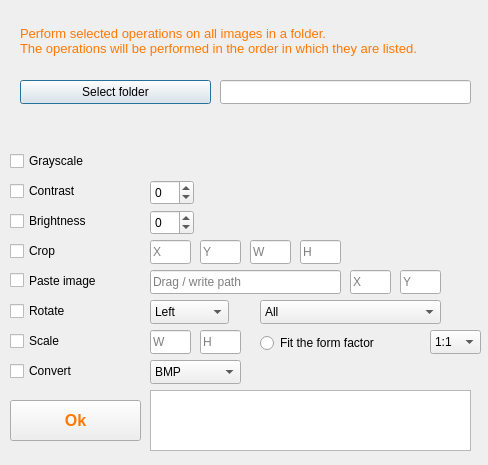
<?xml version="1.0" encoding="UTF-8"?>
<ui version="4.0">
 <class>Serialize</class>
 <widget class="QDialog" name="Serialize">
  <property name="geometry">
   <rect>
    <x>0</x>
    <y>0</y>
    <width>488</width>
    <height>465</height>
   </rect>
  </property>
  <property name="acceptDrops">
   <bool>true</bool>
  </property>
  <property name="windowTitle">
   <string>Drawish</string>
  </property>
  <widget class="QLabel" name="label">
   <property name="geometry">
    <rect>
     <x>20</x>
     <y>10</y>
     <width>451</width>
     <height>61</height>
    </rect>
   </property>
   <property name="palette">
    <palette>
     <active>
      <colorrole role="WindowText">
       <brush brushstyle="SolidPattern">
        <color alpha="255">
         <red>255</red>
         <green>120</green>
         <blue>0</blue>
        </color>
       </brush>
      </colorrole>
     </active>
     <inactive>
      <colorrole role="WindowText">
       <brush brushstyle="SolidPattern">
        <color alpha="255">
         <red>255</red>
         <green>120</green>
         <blue>0</blue>
        </color>
       </brush>
      </colorrole>
     </inactive>
     <disabled/>
    </palette>
   </property>
   <property name="font">
    <font>
     <pointsize>10</pointsize>
    </font>
   </property>
   <property name="text">
    <string>Perform selected operations on all images in a folder.
The operations will be performed in the order in which they are listed.</string>
   </property>
  </widget>
  <widget class="QPushButton" name="buttonChooseFolder">
   <property name="geometry">
    <rect>
     <x>20</x>
     <y>80</y>
     <width>191</width>
     <height>24</height>
    </rect>
   </property>
   <property name="text">
    <string>Select folder</string>
   </property>
  </widget>
  <widget class="QCheckBox" name="checkGrayscale">
   <property name="geometry">
    <rect>
     <x>10</x>
     <y>150</y>
     <width>151</width>
     <height>22</height>
    </rect>
   </property>
   <property name="text">
    <string>Grayscale</string>
   </property>
  </widget>
  <widget class="QCheckBox" name="checkContrast">
   <property name="geometry">
    <rect>
     <x>10</x>
     <y>180</y>
     <width>88</width>
     <height>22</height>
    </rect>
   </property>
   <property name="text">
    <string>Contrast</string>
   </property>
  </widget>
  <widget class="QCheckBox" name="checkBright">
   <property name="geometry">
    <rect>
     <x>10</x>
     <y>210</y>
     <width>121</width>
     <height>22</height>
    </rect>
   </property>
   <property name="text">
    <string>Brightness</string>
   </property>
  </widget>
  <widget class="QCheckBox" name="checkCrop">
   <property name="geometry">
    <rect>
     <x>10</x>
     <y>240</y>
     <width>121</width>
     <height>22</height>
    </rect>
   </property>
   <property name="text">
    <string>Crop</string>
   </property>
  </widget>
  <widget class="QCheckBox" name="checkRotate">
   <property name="geometry">
    <rect>
     <x>10</x>
     <y>300</y>
     <width>121</width>
     <height>22</height>
    </rect>
   </property>
   <property name="text">
    <string>Rotate</string>
   </property>
  </widget>
  <widget class="QCheckBox" name="checkPaste">
   <property name="geometry">
    <rect>
     <x>10</x>
     <y>270</y>
     <width>131</width>
     <height>21</height>
    </rect>
   </property>
   <property name="text">
    <string>Paste image</string>
   </property>
  </widget>
  <widget class="QCheckBox" name="checkScale">
   <property name="geometry">
    <rect>
     <x>10</x>
     <y>330</y>
     <width>121</width>
     <height>22</height>
    </rect>
   </property>
   <property name="text">
    <string>Scale</string>
   </property>
  </widget>
  <widget class="QCheckBox" name="checkConvert">
   <property name="geometry">
    <rect>
     <x>10</x>
     <y>360</y>
     <width>121</width>
     <height>22</height>
    </rect>
   </property>
   <property name="text">
    <string>Convert</string>
   </property>
  </widget>
  <widget class="QSpinBox" name="spinContrast">
   <property name="geometry">
    <rect>
     <x>150</x>
     <y>180</y>
     <width>44</width>
     <height>25</height>
    </rect>
   </property>
   <property name="minimum">
    <number>-50</number>
   </property>
   <property name="maximum">
    <number>50</number>
   </property>
  </widget>
  <widget class="QSpinBox" name="spinBright">
   <property name="geometry">
    <rect>
     <x>150</x>
     <y>210</y>
     <width>44</width>
     <height>25</height>
    </rect>
   </property>
   <property name="minimum">
    <number>-50</number>
   </property>
   <property name="maximum">
    <number>50</number>
   </property>
  </widget>
  <widget class="QLineEdit" name="lineCropx">
   <property name="geometry">
    <rect>
     <x>150</x>
     <y>240</y>
     <width>41</width>
     <height>24</height>
    </rect>
   </property>
   <property name="toolTip">
    <string>Initial point from the left</string>
   </property>
   <property name="placeholderText">
    <string>X</string>
   </property>
  </widget>
  <widget class="QLineEdit" name="lineCropy">
   <property name="geometry">
    <rect>
     <x>200</x>
     <y>240</y>
     <width>41</width>
     <height>24</height>
    </rect>
   </property>
   <property name="toolTip">
    <string>Initial point from the top</string>
   </property>
   <property name="placeholderText">
    <string>Y</string>
   </property>
  </widget>
  <widget class="QLineEdit" name="lineCropw">
   <property name="geometry">
    <rect>
     <x>250</x>
     <y>240</y>
     <width>41</width>
     <height>24</height>
    </rect>
   </property>
   <property name="toolTip">
    <string>Width</string>
   </property>
   <property name="placeholderText">
    <string>W</string>
   </property>
  </widget>
  <widget class="QLineEdit" name="lineCroph">
   <property name="geometry">
    <rect>
     <x>300</x>
     <y>240</y>
     <width>41</width>
     <height>24</height>
    </rect>
   </property>
   <property name="toolTip">
    <string>Height</string>
   </property>
   <property name="placeholderText">
    <string>H</string>
   </property>
  </widget>
  <widget class="QLineEdit" name="linePastePath">
   <property name="geometry">
    <rect>
     <x>150</x>
     <y>270</y>
     <width>191</width>
     <height>24</height>
    </rect>
   </property>
   <property name="placeholderText">
    <string>Drag / write path</string>
   </property>
  </widget>
  <widget class="QLineEdit" name="linePastey">
   <property name="geometry">
    <rect>
     <x>400</x>
     <y>270</y>
     <width>41</width>
     <height>24</height>
    </rect>
   </property>
   <property name="placeholderText">
    <string>Y</string>
   </property>
  </widget>
  <widget class="QLineEdit" name="linePastex">
   <property name="geometry">
    <rect>
     <x>350</x>
     <y>270</y>
     <width>41</width>
     <height>24</height>
    </rect>
   </property>
   <property name="placeholderText">
    <string>X</string>
   </property>
  </widget>
  <widget class="QLineEdit" name="lineScaleh">
   <property name="geometry">
    <rect>
     <x>200</x>
     <y>330</y>
     <width>41</width>
     <height>24</height>
    </rect>
   </property>
   <property name="toolTip">
    <string>New height</string>
   </property>
   <property name="placeholderText">
    <string>H</string>
   </property>
  </widget>
  <widget class="QLineEdit" name="lineScalew">
   <property name="geometry">
    <rect>
     <x>150</x>
     <y>330</y>
     <width>41</width>
     <height>24</height>
    </rect>
   </property>
   <property name="toolTip">
    <string>New width</string>
   </property>
   <property name="placeholderText">
    <string>W</string>
   </property>
  </widget>
  <widget class="QComboBox" name="comboSuffix">
   <property name="geometry">
    <rect>
     <x>150</x>
     <y>360</y>
     <width>91</width>
     <height>24</height>
    </rect>
   </property>
   <item>
    <property name="text">
     <string>BMP</string>
    </property>
   </item>
   <item>
    <property name="text">
     <string>ICO</string>
    </property>
   </item>
   <item>
    <property name="text">
     <string>JPEG</string>
    </property>
   </item>
   <item>
    <property name="text">
     <string>PNG</string>
    </property>
   </item>
  </widget>
  <widget class="QPushButton" name="buttonOk">
   <property name="geometry">
    <rect>
     <x>10</x>
     <y>400</y>
     <width>131</width>
     <height>41</height>
    </rect>
   </property>
   <property name="palette">
    <palette>
     <active>
      <colorrole role="WindowText">
       <brush brushstyle="SolidPattern">
        <color alpha="255">
         <red>255</red>
         <green>120</green>
         <blue>0</blue>
        </color>
       </brush>
      </colorrole>
      <colorrole role="ButtonText">
       <brush brushstyle="SolidPattern">
        <color alpha="255">
         <red>255</red>
         <green>120</green>
         <blue>0</blue>
        </color>
       </brush>
      </colorrole>
     </active>
     <inactive>
      <colorrole role="WindowText">
       <brush brushstyle="SolidPattern">
        <color alpha="255">
         <red>255</red>
         <green>120</green>
         <blue>0</blue>
        </color>
       </brush>
      </colorrole>
      <colorrole role="ButtonText">
       <brush brushstyle="SolidPattern">
        <color alpha="255">
         <red>255</red>
         <green>120</green>
         <blue>0</blue>
        </color>
       </brush>
      </colorrole>
     </inactive>
     <disabled/>
    </palette>
   </property>
   <property name="font">
    <font>
     <pointsize>12</pointsize>
     <bold>true</bold>
    </font>
   </property>
   <property name="text">
    <string>Ok</string>
   </property>
  </widget>
  <widget class="QLineEdit" name="lineEdit_origin">
   <property name="geometry">
    <rect>
     <x>220</x>
     <y>80</y>
     <width>251</width>
     <height>24</height>
    </rect>
   </property>
   <property name="readOnly">
    <bool>true</bool>
   </property>
  </widget>
  <widget class="QComboBox" name="comboRotateDirection">
   <property name="geometry">
    <rect>
     <x>150</x>
     <y>300</y>
     <width>79</width>
     <height>24</height>
    </rect>
   </property>
   <item>
    <property name="text">
     <string>Left</string>
    </property>
   </item>
   <item>
    <property name="text">
     <string>Right</string>
    </property>
   </item>
  </widget>
  <widget class="QComboBox" name="comboRotateOnly">
   <property name="geometry">
    <rect>
     <x>260</x>
     <y>300</y>
     <width>181</width>
     <height>24</height>
    </rect>
   </property>
   <item>
    <property name="text">
     <string>All</string>
    </property>
   </item>
   <item>
    <property name="text">
     <string>Vertical images only  ▯ →▭</string>
    </property>
   </item>
   <item>
    <property name="text">
     <string>Horizontal images only  ▭ →▯</string>
    </property>
   </item>
  </widget>
  <widget class="QPlainTextEdit" name="textErrors">
   <property name="geometry">
    <rect>
     <x>150</x>
     <y>390</y>
     <width>321</width>
     <height>61</height>
    </rect>
   </property>
   <property name="font">
    <font>
     <pointsize>9</pointsize>
    </font>
   </property>
  </widget>
  <widget class="QRadioButton" name="radioFormFactor">
   <property name="geometry">
    <rect>
     <x>260</x>
     <y>332</y>
     <width>161</width>
     <height>22</height>
    </rect>
   </property>
   <property name="toolTip">
    <string>Overrides W H scaling </string>
   </property>
   <property name="text">
    <string>Fit the form factor</string>
   </property>
  </widget>
  <widget class="QComboBox" name="comboBox">
   <property name="geometry">
    <rect>
     <x>430</x>
     <y>330</y>
     <width>51</width>
     <height>24</height>
    </rect>
   </property>
   <item>
    <property name="text">
     <string>1:1</string>
    </property>
   </item>
   <item>
    <property name="text">
     <string>2:1</string>
    </property>
   </item>
   <item>
    <property name="text">
     <string>1:2</string>
    </property>
   </item>
   <item>
    <property name="text">
     <string>2:3</string>
    </property>
   </item>
   <item>
    <property name="text">
     <string>3:2</string>
    </property>
   </item>
   <item>
    <property name="text">
     <string>3:4</string>
    </property>
   </item>
   <item>
    <property name="text">
     <string>4:3</string>
    </property>
   </item>
   <item>
    <property name="text">
     <string>3:5</string>
    </property>
   </item>
   <item>
    <property name="text">
     <string>5:3</string>
    </property>
   </item>
   <item>
    <property name="text">
     <string>9:16</string>
    </property>
   </item>
   <item>
    <property name="text">
     <string>16:9</string>
    </property>
   </item>
  </widget>
 </widget>
 <resources/>
 <connections/>
</ui>
